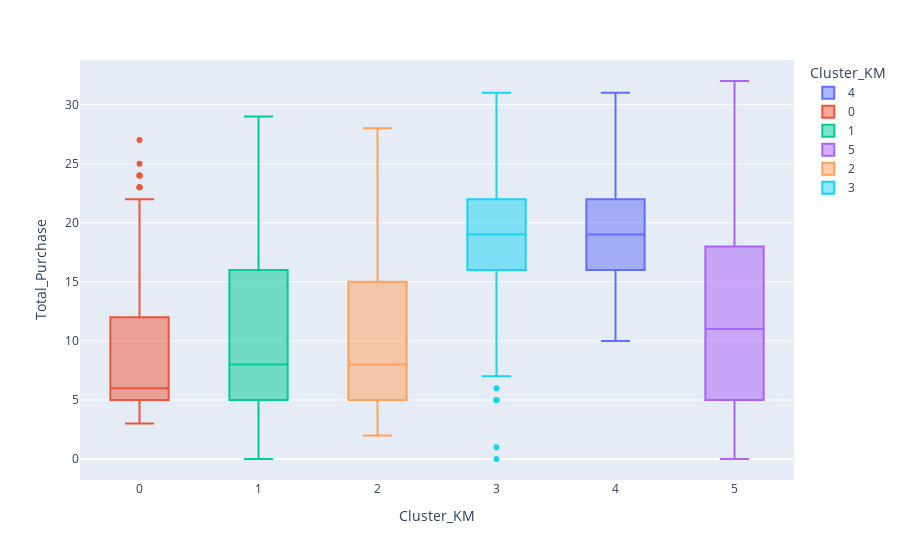

Notebook cell for this chart:
### Code cell
# Total Purchase

px.box(data_fix, x="Cluster_KM", y="Total_Purchase", color="Cluster_KM")

### Figure 1 — Plotly figure (JSON) as saved in the notebook; plotly's stock layout.template omitted (floating-point values rounded to 4 significant figures; data arrays with more than 128 entries replaced by an {"elided": "..."} marker saying what was removed)
{"data": [{"alignmentgroup": "True", "hovertemplate": "Cluster_KM=%{x}<br>Total_Purchase=%{y}<extra></extra>", "legendgroup": "4", "marker": {"color": "#636efa"}, "name": "4", "notched": false, "offsetgroup": "4", "orientation": "v", "showlegend": true, "type": "box", "x": {"elided": "283 int values"}, "x0": " ", "xaxis": "x", "y": {"elided": "283 int values"}, "y0": " ", "yaxis": "y"}, {"alignmentgroup": "True", "hovertemplate": "Cluster_KM=%{x}<br>Total_Purchase=%{y}<extra></extra>", "legendgroup": "0", "marker": {"color": "#EF553B"}, "name": "0", "notched": false, "offsetgroup": "0", "orientation": "v", "showlegend": true, "type": "box", "x": {"elided": "357 int values"}, "x0": " ", "xaxis": "x", "y": {"elided": "357 int values"}, "y0": " ", "yaxis": "y"}, {"alignmentgroup": "True", "hovertemplate": "Cluster_KM=%{x}<br>Total_Purchase=%{y}<extra></extra>", "legendgroup": "1", "marker": {"color": "#00cc96"}, "name": "1", "notched": false, "offsetgroup": "1", "orientation": "v", "showlegend": true, "type": "box", "x": {"elided": "669 int values"}, "x0": " ", "xaxis": "x", "y": {"elided": "669 int values"}, "y0": " ", "yaxis": "y"}, {"alignmentgroup": "True", "hovertemplate": "Cluster_KM=%{x}<br>Total_Purchase=%{y}<extra></extra>", "legendgroup": "5", "marker": {"color": "#ab63fa"}, "name": "5", "notched": false, "offsetgroup": "5", "orientation": "v", "showlegend": true, "type": "box", "x": {"elided": "352 int values"}, "x0": " ", "xaxis": "x", "y": {"elided": "352 int values"}, "y0": " ", "yaxis": "y"}, {"alignmentgroup": "True", "hovertemplate": "Cluster_KM=%{x}<br>Total_Purchase=%{y}<extra></extra>", "legendgroup": "2", "marker": {"color": "#FFA15A"}, "name": "2", "notched": false, "offsetgroup": "2", "orientation": "v", "showlegend": true, "type": "box", "x": {"elided": "315 int values"}, "x0": " ", "xaxis": "x", "y": {"elided": "315 int values"}, "y0": " ", "yaxis": "y"}, {"alignmentgroup": "True", "hovertemplate": "Cluster_KM=%{x}<br>Total_Purchase=%{y}<extra></extra>", "legendgroup": "3", "marker": {"color": "#19d3f3"}, "name": "3", "notched": false, "offsetgroup": "3", "orientation": "v", "showlegend": true, "type": "box", "x": {"elided": "264 int values"}, "x0": " ", "xaxis": "x", "y": {"elided": "264 int values"}, "y0": " ", "yaxis": "y"}], "layout": {"boxmode": "overlay", "legend": {"title": {"text": "Cluster_KM"}, "tracegroupgap": 0}, "margin": {"t": 60}, "xaxis": {"anchor": "y", "categoryarray": [4, 0, 1, 5, 2, 3], "categoryorder": "array", "domain": [0, 1], "title": {"text": "Cluster_KM"}}, "yaxis": {"anchor": "x", "domain": [0, 1], "title": {"text": "Total_Purchase"}}}}
